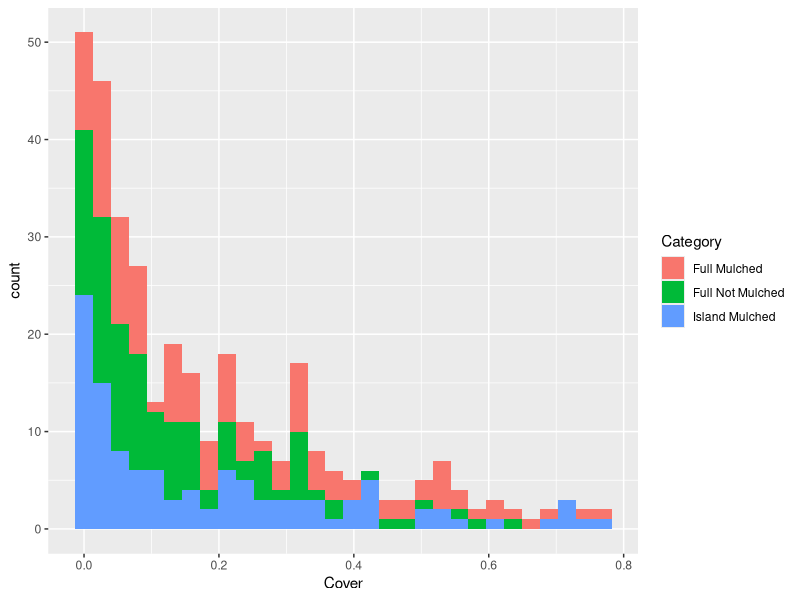
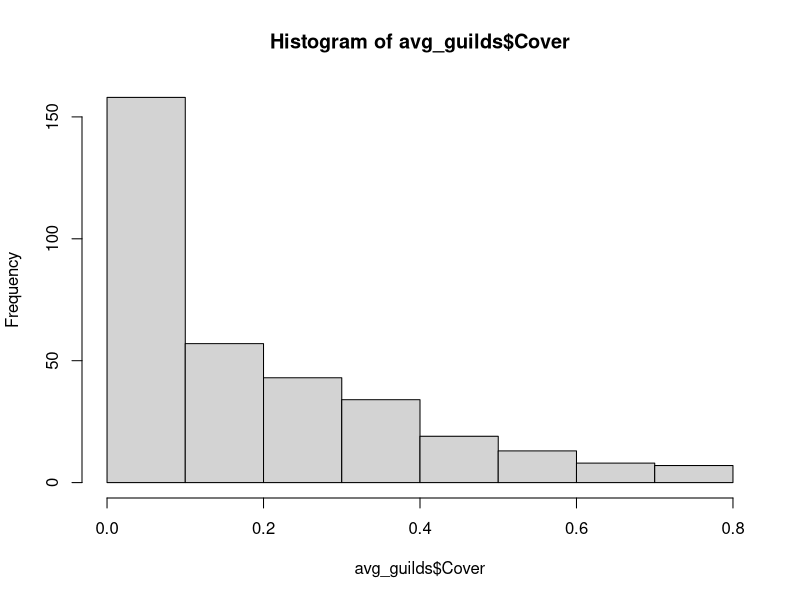
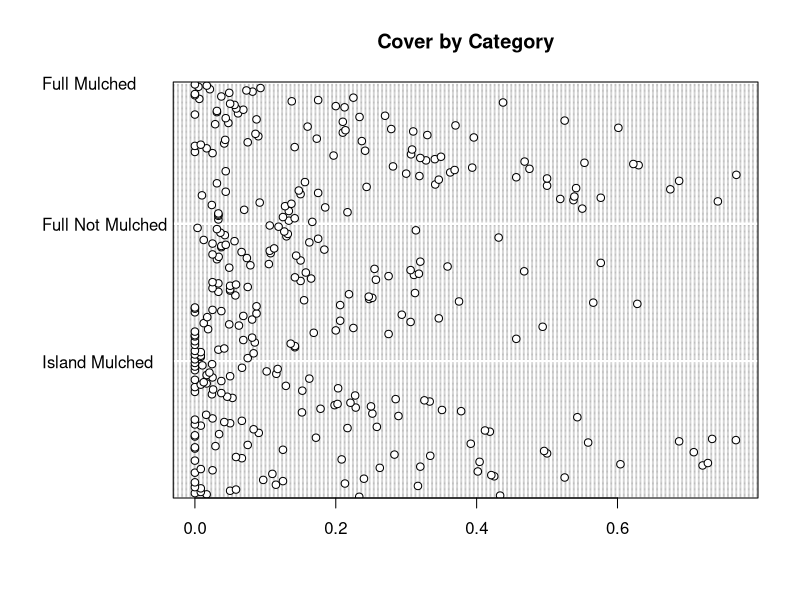
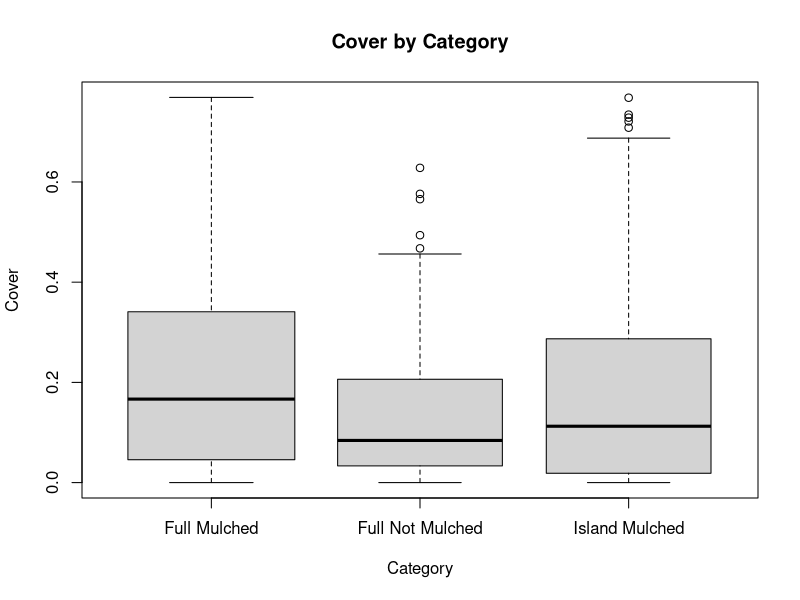
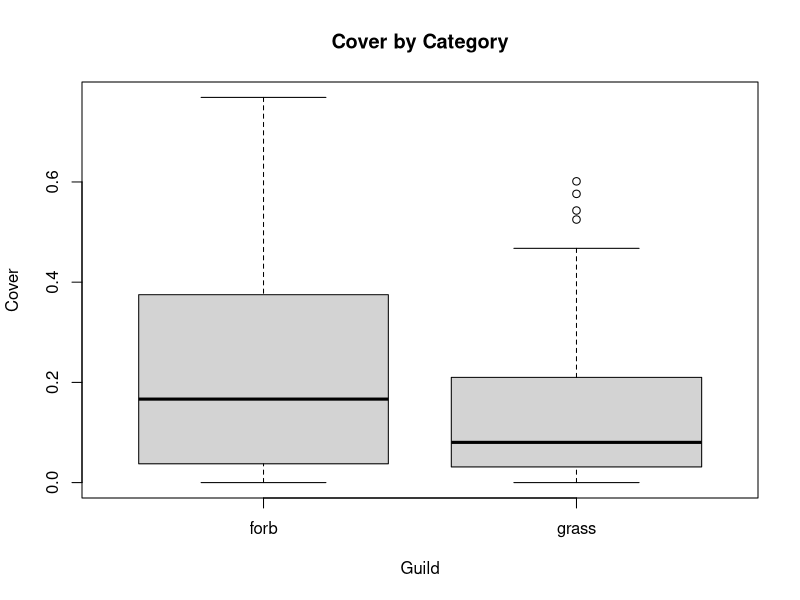
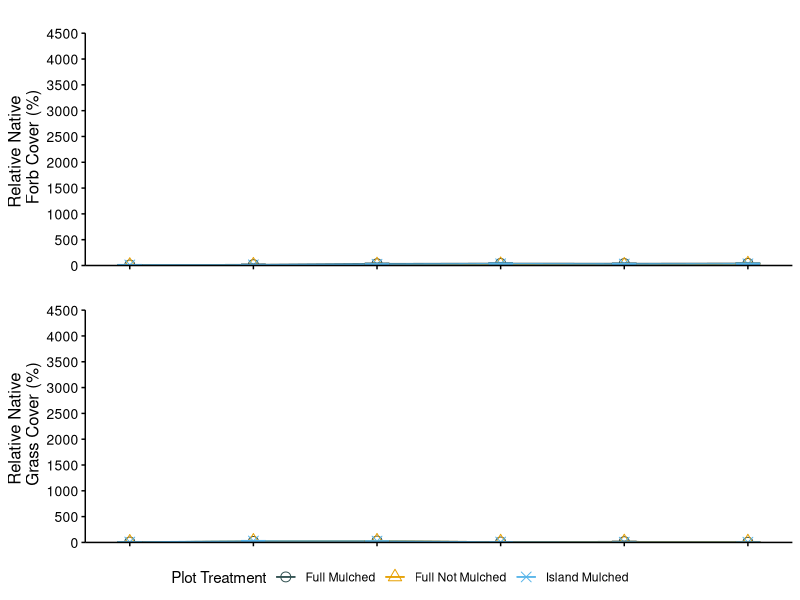
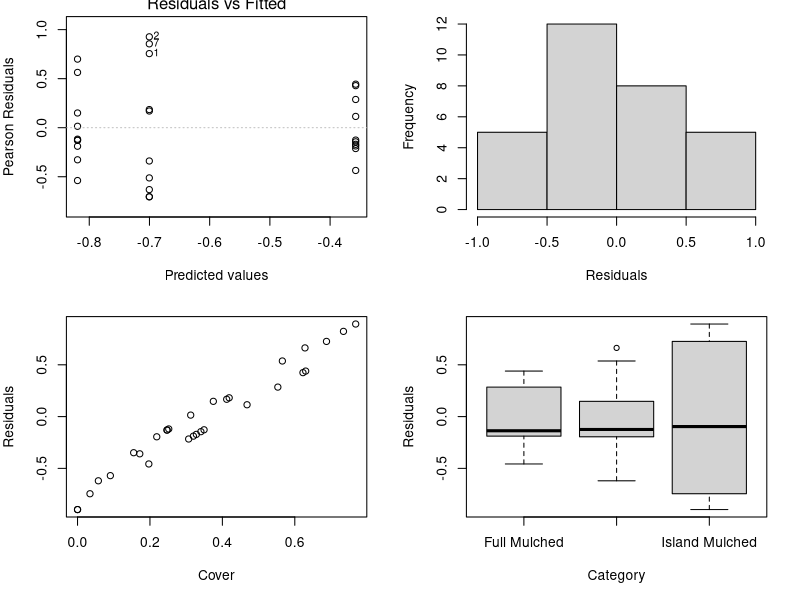

Generate these figures, in order, with R:
## ---- chunk 1
# packages
library(grid)
library(gridExtra)
library(pscl)
library(MASS)
library(boot)
library(tidyverse)
library(nlme)

# legend extractor function
g_legend<-function(a.gplot){
  tmp <- ggplot_gtable(ggplot_build(a.gplot))
  leg <- which(sapply(tmp$grobs, function(x) x$name) == "guide-box")
  legend <- tmp$grobs[[leg]]
  return(legend)}

# figure colors
colors3 <- c("darkslategrey", "#E69F00", "#56B4E9", "#009E73", "#F0E442", "#0072B2", "#D55E00", "#CC79A7")

## ---- chunk 2
# data
guild_12_18 <- read.csv("Guild_2012_2018.csv")
species_14_18 <- read.csv("Species_2014_2018.csv")

## ---- chunk 3
avg_guilds <- guild_12_18 %>%
  group_by(Year, Plot, Planted.guild, Category, Mowing.treatment) %>%
  summarise(nat.forb = mean(nat.forb),
            nat.grass = mean(nat.grass))
  
avg_F <- avg_guilds %>%
  filter(Planted.guild == "Forb",
         Year != "2012") %>%
  ungroup() %>%
  dplyr::select(Year, Plot, nat.forb, Category, Mowing.treatment) %>%
  rename(Cover = nat.forb) %>%
  mutate(guild = "forb")
summary(avg_F)
str(avg_F)

avg_G <- avg_guilds %>%
  filter(Planted.guild == "Grass",
                  Year != "2012") %>%
  ungroup() %>%
  dplyr::select(Year, Plot, nat.grass, Category, Mowing.treatment) %>%
  rename(Cover = nat.grass) %>%
  mutate(guild = "grass")

avg_guilds <- full_join(avg_F, avg_G) %>%
  mutate(Cover = (Cover/100))
str(avg_guilds)

## ---- chunk 4
ggplot(avg_guilds, aes(Cover, fill=Category)) +
  geom_histogram()

hist(avg_guilds$Cover)
## ---- chunk 5
disp <- avg_guilds %>%
  summarise(mean = mean(Cover),
            var = var(Cover)) %>%
  mutate(d = var/mean)

disp

## ---- chunk 6
dotchart(avg_guilds$Cover, 
         groups = factor(avg_guilds$Category), 
         main = "Cover by Category")
## ---- chunk 7
boxplot(Cover ~ factor(Category), varwidth = TRUE,
        xlab = "Category", main = "Cover by Category",
        ylab = "Cover", data=avg_guilds)

boxplot(Cover ~ factor(guild), varwidth = TRUE,
        xlab = "Guild", main = "Cover by Category",
        ylab = "Cover", data=avg_guilds)

## ---- chunk 8

Forb_all <- avg_F %>%
  group_by(Category, Year) %>%
  summarise(mean.cov = mean(Cover),
            std.err = sd(Cover)/sqrt(sum(!is.na(Cover))))
Forb_all$Year <- as.numeric(Forb_all$Year)


AllYrForb <- ggplot(Forb_all, aes (x = Year,  y = mean.cov, color = Category, shape = Category)) +
  geom_line () +
  geom_point(size = 3) +
  geom_errorbar(aes(ymin = mean.cov - std.err, 
                    ymax = mean.cov + std.err),
               width=0.2) +
  scale_color_manual(values = colors3,
                    name = "Plot Treatment") +
  scale_shape_manual(values = c(1, 2, 4, 5, 6),
                     name = "Plot Treatment") +
  labs(title = "",
       y = "Relative Native \n Forb Cover (%)",
       x = "Year") +
  theme(axis.line = element_line(colour = "black"),
        panel.grid.major = element_blank(),
        panel.grid.minor = element_blank(),
        panel.border = element_blank(),
        panel.background = element_blank(),
        axis.text.y = element_text(colour="black", size = 10),
        axis.title.y = element_text(colour="black", size = 12),
        axis.ticks.y = element_line(colour = "black"),
        axis.text.x = element_blank(),
        axis.title.x = element_blank(),
        axis.ticks.x = element_line(colour = "black"),
        legend.position ="bottom",
        plot.title = element_text(hjust = 0.5),
        strip.background = element_rect(fill = "white"),
        strip.text = element_text(color = "black", size = 12)) +
  coord_cartesian(ylim = c(0, 4500)) +
  scale_y_continuous(breaks = seq(0, 4500, 500), expand = c(0,0)) +
  scale_x_continuous(breaks = seq(2012, 2018, 1))

# ---- Native Grasses ----
Grass_all <- avg_G %>%
  group_by(Category, Year) %>%
  summarise(mean.cov = mean(Cover),
            std.err = sd(Cover)/sqrt(sum(!is.na(Cover))))
Grass_all$Year <- as.numeric(Grass_all$Year)

AllYrGrass <- ggplot(Grass_all, aes (x = Year,  y = mean.cov, color = Category, shape = Category)) +
  geom_line () +
  geom_point(size = 3) +
  geom_errorbar(aes(ymin = mean.cov - std.err, 
                    ymax = mean.cov + std.err),
                width=0.2) +
  scale_color_manual(values = colors3,
                     name = "Plot Treatment") +
  scale_shape_manual(values = c(1, 2, 4, 5, 6),
                     name = "Plot Treatment") +
  labs(title = "",
       y = "Relative Native \n Grass Cover (%)",
       x = "Year") +
  theme(axis.line = element_line(colour = "black"),
        panel.grid.major = element_blank(),
        panel.grid.minor = element_blank(),
        panel.border = element_blank(),
        panel.background = element_blank(),
        axis.text.y = element_text(colour="black", size = 10),
        axis.title.y = element_text(colour="black", size = 12),
        axis.ticks.y = element_line(colour = "black"),
        axis.text.x = element_blank(),
        axis.title.x = element_blank(),
        axis.ticks.x = element_line(colour = "black"),
        legend.position ="bottom",
        plot.title = element_text(hjust = 0.5),
        strip.background = element_rect(fill = "white"),
        strip.text = element_text(color = "black", size = 12)) +
  coord_cartesian(ylim = c(0, 4500)) +
  scale_y_continuous(breaks = seq(0, 4500, 500), expand = c(0,0)) +
  scale_x_continuous(breaks = seq(2012, 2018, 1))


AllYrLeg <- g_legend(AllYrGrass)

grid.arrange(arrangeGrob(AllYrForb + theme(legend.position="none"),
                         AllYrGrass + theme(legend.position="none"),
                         nrow = 2),
             AllYrLeg, nrow = 2, heights = c(12, 1))


## ---- chunk 9
F2018 <- avg_guilds %>%
  filter(guild == "forb",
         Year == "2018")
F2018$Category <- as.factor(F2018$Category)

F_GLM_quasi <- glm(Cover ~ Category, family = quasibinomial, 
                   data = F2018)
summary(F_GLM_quasi)




## ---- chunk 10

op <- par(mfrow = c(2, 2), mar = c(5, 4, 1, 2))
plot(F_GLM_quasi, add.smooth = FALSE, which = 1)
res <-resid(F_GLM_quasi)
hist(res, xlab = "Residuals", main = "")
plot(x = F2018$Cover, y = res, 
     xlab = "Cover", ylab = "Residuals")
plot(F2018$Category, res, 
     xlab = "Category", ylab = "Residuals")
par(op)
